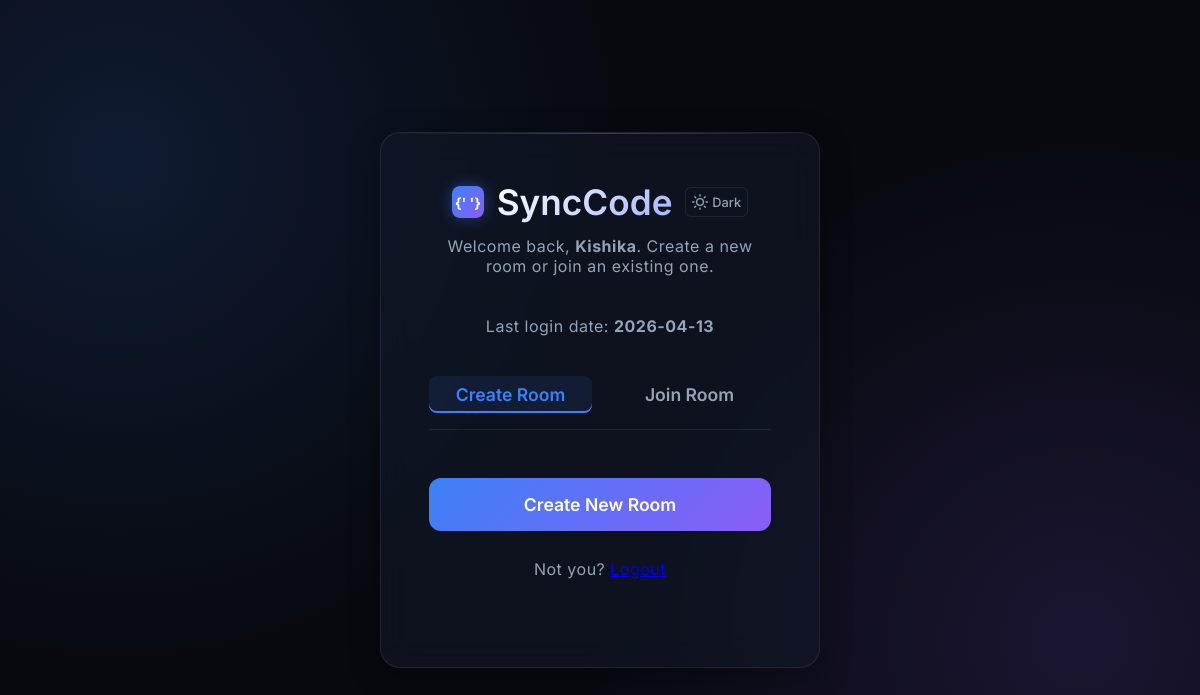
The page /dashboard (signed in) on the database as committed earlier.
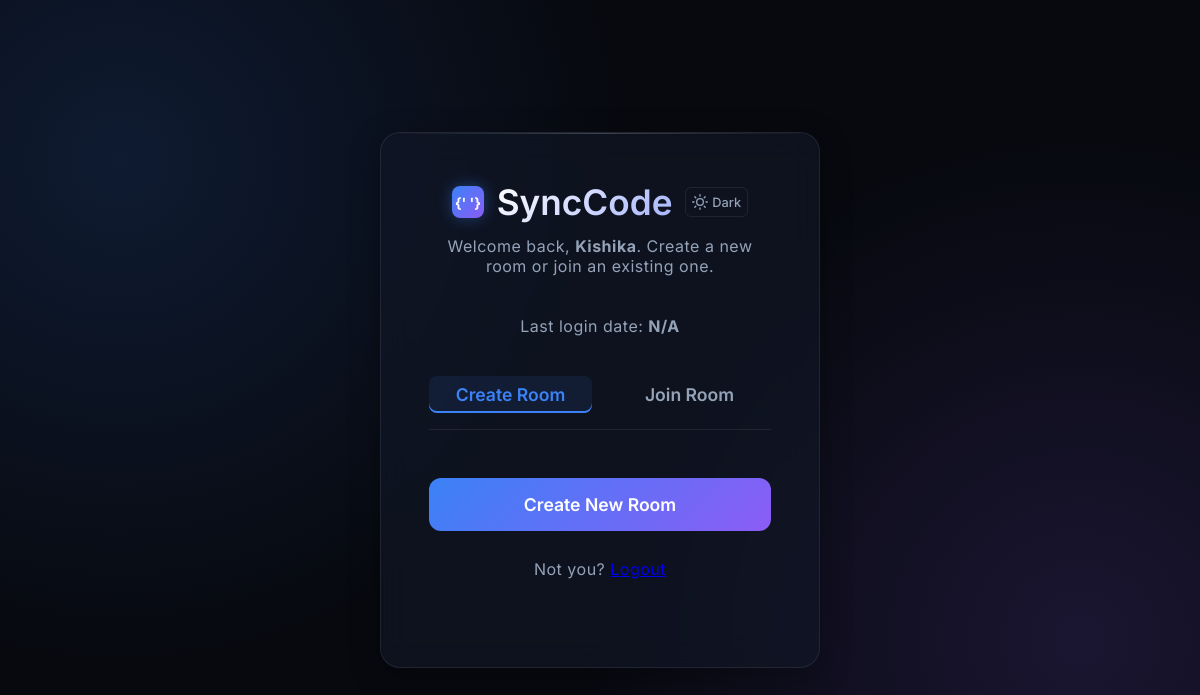
The same page on the database as committed later.
### tables this page shows
CREATE TABLE users (
                id INTEGER PRIMARY KEY AUTOINCREMENT,
                username TEXT UNIQUE NOT NULL,
                password_hash TEXT NOT NULL,
                created_at TIMESTAMP DEFAULT CURRENT_TIMESTAMP
            );

### app.py (the view)
@app.route('/dashboard')
@login_required
def dashboard():
    activity = get_user_activity(g.tab_user_id)
    return render_template(
        'dashboard.html',
        username=g.tab_username,
        last_login_at=format_date(activity['last_login_at']),
        tab=g.tab_id
    )

### app.py (called while the page is built)
def get_tab_id():
    return request.values.get('tab', 'default')

def get_db():
    conn = sqlite3.connect(DB_PATH)
    conn.row_factory = sqlite3.Row
    return conn

def get_user_activity(user_id):
    with get_db() as conn:
        return conn.execute(
            "SELECT last_login_at FROM users WHERE id = ?",
            (user_id,)
        ).fetchone()

def format_date(timestamp):
    if not timestamp:
        return None
    try:
        return timestamp.split(' ')[0]
    except Exception:
        return timestamp

def login_required(view):
    @functools.wraps(view)
    def wrapped_view(*args, **kwargs):
        tab_id = get_tab_id()
        tabs = session.get('tabs', {})
        tab_data = tabs.get(tab_id)
        if not tab_data:
            return redirect(url_for('login', tab=tab_id))
        g.tab_id = tab_id
        g.tab_user_id = tab_data['user_id']
        g.tab_username = tab_data['username']
        return view(*args, **kwargs)
    return wrapped_view

### templates/dashboard.html (shortened to what this page needs)
<!DOCTYPE html>
<html lang="en">
<head>
    <link rel="stylesheet" href="{{ url_for('static', filename='style.css') }}">
</head>
<body class="join-page">
    <div class="glass-card join-container">
        <div class="brand">
            <div class="logo-icon">{' '}</div>
            <h1>SyncCode</h1>
            <button id="theme-toggle" class="theme-toggle" title="Toggle Theme">
                <span id="theme-label">Dark</span>
            </button>
        </div>
        <p class="subtitle">Welcome back, <strong>{{ username }}</strong>. Create a new room or join an existing one.</p>
        <p class="subtitle">Last login date: <strong>{{ last_login_at or 'N/A' }}</strong></p>
        <div class="tabs-header">
            <button class="tab-btn active" id="tab-create">Create Room</button>
            <button class="tab-btn" id="tab-join">Join Room</button>
        </div>
        <form id="create-form" action="/create-room" method="POST" class="tab-content active">
            <button type="submit" class="primary-btn">Create New Room</button>
        </form>
        <div class="footer-row">
            <p class="subtitle">Not you? <a href="{{ url_for('logout', tab=tab) }}">Logout</a></p>
        </div>
    </div>
</body>
</html>

Rows that differ between the two databases and show on the page:
no longer on this page (row edited): users: username "Kishika", last_login_at "2026-04-13"
Other text that changed with them:
{{ username }}: (not shown) → "Kishika"
{{ last_login_at or 'N/A' }}: (not shown) → "N/A"
